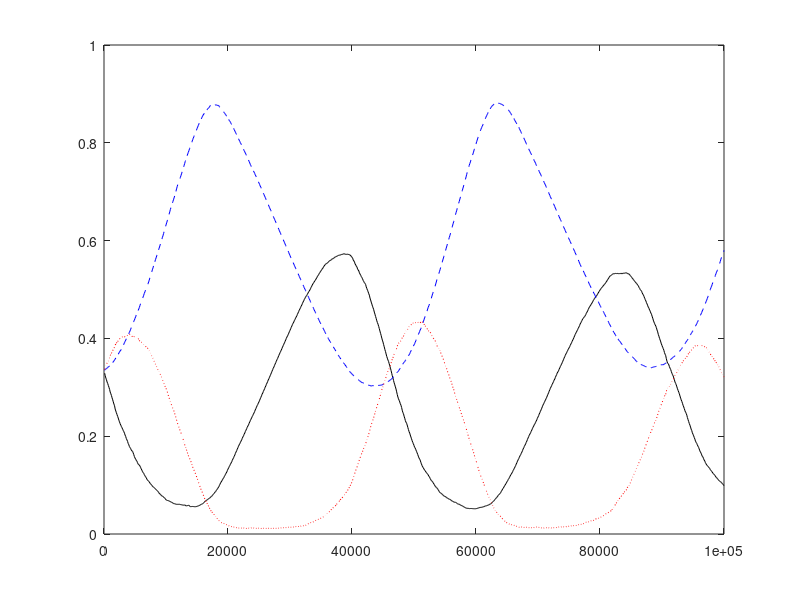

This figure's MATLAB source:
init_num = 10000 ;  %三个种群的初始数量 
tot = 3 * init_num ;
papr = init_num ;
scss = init_num ;
rock = init_num ;
pck_1 = 0 ; pck_2 = 0 ;
plyr_1 = 0 ; plyr_2 = 0 ; 

data_pnt = 1000 ;   %数据点的数量
x_axs = 1 : data_pnt ;
p_p = 1 : data_pnt ;
p_s = 1 : data_pnt ;
p_r = 1 : data_pnt ;
tem = 1 ; cnt = 0 ; d_out = 0 ;

while(tem < 100 * data_pnt )
    
    pck_1 = tot * rand(1) ;
    pck_2 = tot * rand(1) ;
    
    if pck_1 < rock plyr_1 = 1 ;    %随机挑选竞争者 , [0,rock)是Rock 
    else 
        if pck_1 < tot - papr plyr_1 = 2 ;  %[rock,rock+scss)是Scissors
        else plyr_1 = 5 ; end   %(rock+scss,tot]是Paper
    end
        
    if pck_2 < rock plyr_2 = 1 ;
    else 
        if pck_2 < tot - papr plyr_2 = 2 ;
        else plyr_2 = 5 ; end
    end
    
    if plyr_1 == plyr_2     %相同则为无效竞争 , 跳过
        continue 
    end
    switch plyr_1
    case 1 
        if plyr_2 == 2 rock=rock+1 ; scss=scss-1 ;
        else rock=rock-5 ; papr=papr+5 ; end 
    case 2
        if plyr_2 == 1 rock=rock+1 ; scss=scss-1 ;
        else scss=scss+2 ; papr=papr-2 ; end 
    case 5
        if plyr_2 == 1 rock=rock-5 ; papr=papr+5 ;
        else scss=scss+2 ; papr=papr-2 ; end
    end
    
    if rock <= 0 || scss <= 0 || papr <= 0  %某一种群灭绝 , 终止
        d_out = 1 ;
        break ;
    end
    
    tem=tem+1 ;
    if cnt < floor(tem/100)     %每竞争100次记录一个数据点
        cnt = floor(tem/100) ;
        p_r(cnt) = rock / tot ;
        p_s(cnt) = scss / tot ;
        p_p(cnt) = papr / tot ;
    end
    
end 

x_axs=100*x_axs ;
if d_out
    plot(x_axs(1 : cnt),p_r(1 : cnt),'k' , x_axs(1 : cnt),p_s(1 : cnt),'b--' , x_axs(1 : cnt),p_p(1 : cnt),'r:') ;
else plot(x_axs,p_r,'k' , x_axs,p_s,'b--' , x_axs,p_p,'r:') ;
end

%计算积分比例
%if d_out
%    p1=trapz(x_axs(1 : cnt) , p_r(1 : cnt)) ; 
%    p2=trapz(x_axs(1 : cnt) , p_s(1 : cnt)) ;
%    p3=trapz(x_axs(1 : cnt) , p_p(1 : cnt)) ;
    
%else
%    p1=trapz(x_axs , p_r) ;
%    p2=trapz(x_axs , p_s) ;
%    p3=trapz(x_axs , p_p) ;
%end

%disp(p1 / (p1 + p2 + p3)) ;
%disp(p2 / (p1 + p2 + p3)) ;
%disp(p3 / (p1 + p2 + p3)) ;